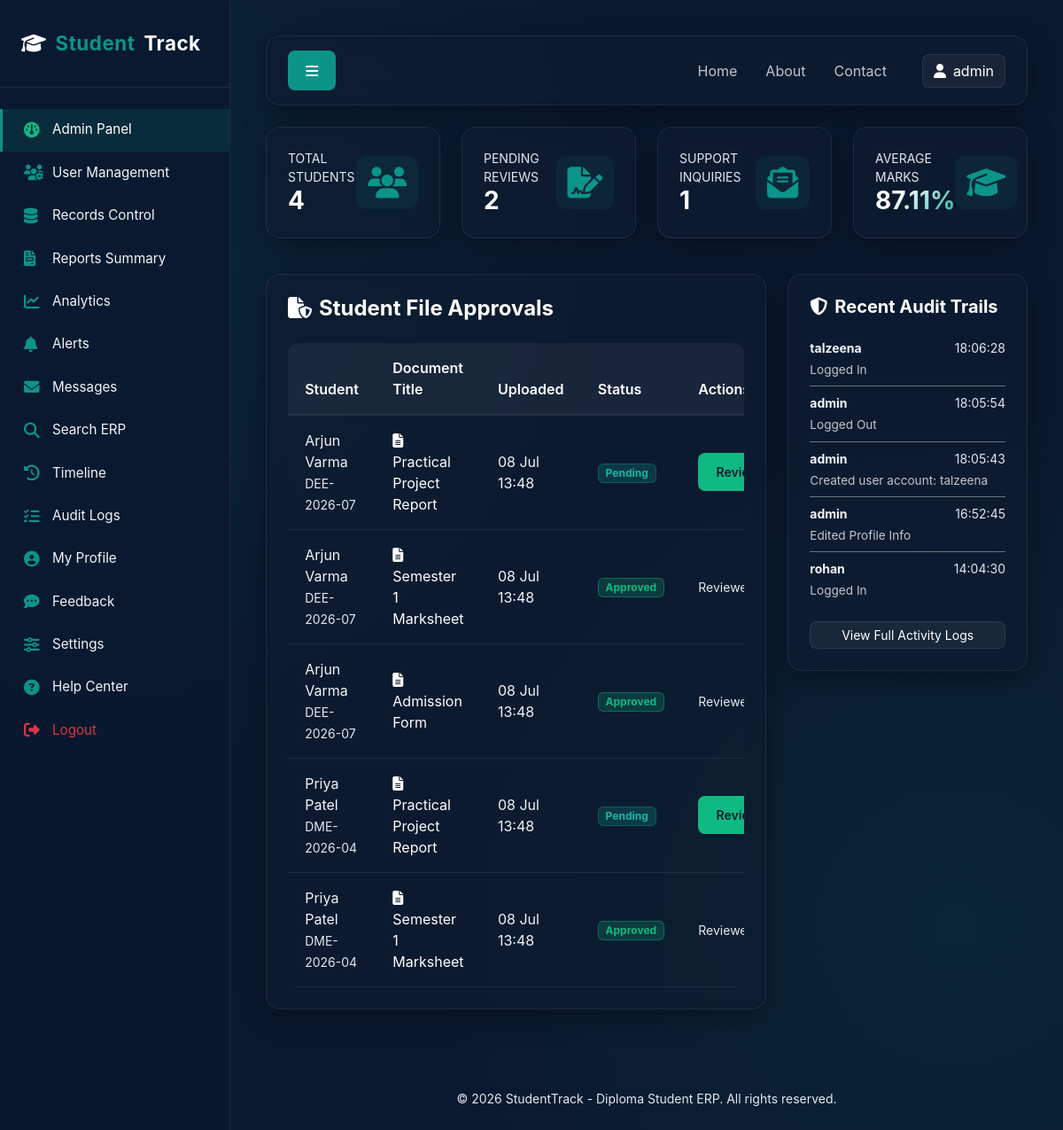
/dashboard/admin/ (signed in), run on the app's committed database.
### erp/models.py (models this page shows, shortened)
class DocumentUpload(models.Model):
    STATUS_CHOICES = [
        ('Pending', 'Pending'),
        ('Approved', 'Approved'),
        ('Rejected', 'Rejected'),
    ]
    student = models.ForeignKey(User, on_delete=models.CASCADE, related_name='documents')
    title = models.CharField(max_length=200)
    file = models.FileField(upload_to='student_docs/')
    uploaded_at = models.DateTimeField(auto_now_add=True)
    status = models.CharField(max_length=20, choices=STATUS_CHOICES, default='Pending')
    feedback = models.TextField(blank=True)

class UserProfile(models.Model):
    ROLE_CHOICES = [
        ('admin', 'Administrator'),
        ('student', 'Student User'),
    ]
    COURSE_CHOICES = [
        ('Diploma in Computer Science', 'Diploma in Computer Science'),
        ('Diploma in Mechanical Engineering', 'Diploma in Mechanical Engineering'),
        ('Diploma in Electrical Engineering', 'Diploma in Electrical Engineering'),
        ('Diploma in Civil Engineering', 'Diploma in Civil Engineering'),
        ('Diploma in Electronics Engineering', 'Diploma in Electronics Engineering'),
        ('Diploma in Automobile Engineering', 'Diploma in Automobile Engineering'),
    ]
    user = models.OneToOneField(User, on_delete=models.CASCADE, related_name='profile')
    role = models.CharField(max_length=20, choices=ROLE_CHOICES, default='student')
    roll_number = models.CharField(max_length=50, unique=True, null=True, blank=True)
    course = models.CharField(max_length=100, choices=COURSE_CHOICES, null=True, blank=True)
    phone = models.CharField(max_length=20, null=True, blank=True)
    bio = models.TextField(null=True, blank=True)
    profile_pic = models.ImageField(upload_to='profile_pics/', null=True, blank=True)

class ActivityLog(models.Model):
    user = models.ForeignKey(User, null=True, on_delete=models.SET_NULL, related_name='activity_logs')
    action = models.CharField(max_length=255)
    timestamp = models.DateTimeField(auto_now_add=True)
    ip_address = models.CharField(max_length=50, null=True, blank=True)

### erp/views.py (the view)
# urls.py: path('dashboard/admin/', views.admin_dashboard, name='admin_dashboard'),
@login_required
@admin_required
def admin_dashboard(request):
    total_students = UserProfile.objects.filter(role='student').count()
    total_uploads = DocumentUpload.objects.count()
    pending_uploads = DocumentUpload.objects.filter(status='Pending').count()
    total_messages = Message.objects.filter(is_read=False).count()
    all_records = StudentRecord.objects.all()
    avg_marks = all_records.aggregate(Avg('marks_obtained'))['marks_obtained__avg'] or 0
    avg_attendance = all_records.aggregate(Avg('attendance_percentage'))['attendance_percentage__avg'] or 0
    recent_students = User.objects.filter(profile__role='student').order_by('-date_joined')[:5]
    recent_uploads = DocumentUpload.objects.order_by('-uploaded_at')[:5]
    recent_logs = ActivityLog.objects.order_by('-timestamp')[:5]
    context = {
        'total_students': total_students,
        'total_uploads': total_uploads,
        'pending_uploads': pending_uploads,
        'total_messages': total_messages,
        'avg_marks': round(avg_marks, 2),
        'avg_attendance': round(avg_attendance, 2),
        'recent_students': recent_students,
        'recent_uploads': recent_uploads,
        'recent_logs': recent_logs
    }
    return render(request, 'erp/dashboard_admin.html', context)

### erp/templates/erp/dashboard_admin.html (shortened to what this page needs)
{% extends 'erp/base.html' %}
{% block content %}
<div class="row mb-4">
    <div class="col-md-3 mb-3">
        <div class="glass-card stat-box h-100">
            <div>
                <span class="text-muted d-block text-uppercase small font-weight-bold">Total Students</span>
                <h3 class="fw-bold mb-0 text-gradient">{{ total_students }}</h3>
            </div>
            <div class="stat-icon"><i class="fa-solid fa-users"></i></div>
        </div>
    </div>
    <div class="col-md-3 mb-3">
        <div class="glass-card stat-box h-100">
            <div>
                <span class="text-muted d-block text-uppercase small font-weight-bold">Pending Reviews</span>
                <h3 class="fw-bold mb-0 text-gradient text-warning">{{ pending_uploads }}</h3>
            </div>
            <div class="stat-icon"><i class="fa-solid fa-file-signature"></i></div>
        </div>
    </div>
    <div class="col-md-3 mb-3">
        <div class="glass-card stat-box h-100">
            <div>
                <span class="text-muted d-block text-uppercase small font-weight-bold">Support Inquiries</span>
                <h3 class="fw-bold mb-0 text-gradient">{{ total_messages }}</h3>
            </div>
            <div class="stat-icon"><i class="fa-solid fa-envelope-open-text"></i></div>
        </div>
    </div>
    <div class="col-md-3 mb-3">
        <div class="glass-card stat-box h-100">
            <div>
                <span class="text-muted d-block text-uppercase small font-weight-bold">Average Marks</span>
                <h3 class="fw-bold mb-0 text-gradient text-success">{{ avg_marks }}%</h3>
            </div>
            <div class="stat-icon"><i class="fa-solid fa-graduation-cap"></i></div>
        </div>
    </div>
</div>
<div class="row">
    <div class="col-lg-8 mb-4">
        <div class="glass-card p-4">
            <h4 class="fw-bold mb-4"><i class="fa-solid fa-file-shield me-2 text-teal"></i>Student File Approvals</h4>
            <div class="table-responsive-glass">
                <table class="table table-glass">
                    <thead>
                        <tr>
                            <th>Student</th>
                            <th>Document Title</th>
                            <th>Uploaded</th>
                            <th>Status</th>
                            <th>Actions</th>
                        </tr>
                    </thead>
                    <tbody>
                        {% for doc in recent_uploads %}
                        <tr>
                            <td>
                                <div>{{ doc.student.get_full_name|default:doc.student.username }}</div>
                                <small class="text-muted">{{ doc.student.profile.roll_number }}</small>
                            </td>
                            <td>
                                <a href="{{ doc.file.url }}" target="_blank" class="text-white text-decoration-none">
                                    <i class="fa-solid fa-file-lines text-teal me-2"></i>{{ doc.title }}
                                </a>
                            </td>
                            <td>{{ doc.uploaded_at|date:"d M H:i" }}</td>
                            <td>
                                <span class="badge {% if doc.status == 'Approved' %}badge-accent{% elif doc.status == 'Rejected' %}badge-danger-glass{% else %}badge-teal{% endif %}">
                                    {{ doc.status }}
                                </span>
                            </td>
                            <td>
                                {% if doc.status == 'Pending' %}
                                    <button class="btn btn-accent btn-sm" data-bs-toggle="modal" data-bs-target="#actionModal{{ doc.id }}">Review</button>
                                {% else %}
                                    <small class="text-muted">Reviewed</small>
                                {% endif %}
                            </td>
                        </tr>
                        {% empty %}
                        <tr>
                            <td colspan="5" class="text-center text-muted py-4">No student document submissions found.</td>
                        </tr>
                        {% endfor %}
                    </tbody>
                </table>
            </div>
        </div>
    </div>
    <div class="col-lg-4 mb-4">
        <div class="glass-card p-4">
            <h5 class="fw-bold mb-3"><i class="fa-solid fa-shield-halved me-2 text-teal"></i>Recent Audit Trails</h5>
            <div class="list-group list-group-flush bg-transparent">
                {% for log in recent_logs %}
                <div class="list-group-item bg-transparent text-white border-secondary px-0 py-2">
                    <div class="d-flex justify-content-between">
                        <small class="fw-bold text-teal-hover">{{ log.user.username|default:"Anonymous" }}</small>
                        <small class="text-muted">{{ log.timestamp|date:"H:i:s" }}</small>
                    </div>
                    <div style="font-size: 0.85rem;" class="text-white opacity-75 mt-1">{{ log.action }}</div>
                </div>
                {% empty %}
                <p class="text-muted text-center py-4">No system activities logged yet.</p>
                {% endfor %}
            </div>
            <a href="{% url 'activity_logs' %}" class="btn btn-glass w-100 btn-sm mt-3">View Full Activity Logs</a>
        </div>
    </div>
</div>
{% endblock %}

### erp/templates/erp/base.html (shortened to what this page needs)
{% load static %}
<!DOCTYPE html>
<html lang="en">
<head>
    <link href="https://cdn.jsdelivr.net/npm/bootstrap@5.3.0/dist/css/bootstrap.min.css" rel="stylesheet">
    <link href="https://cdnjs.cloudflare.com/ajax/libs/font-awesome/6.4.0/css/all.min.css" rel="stylesheet">
    <link rel="stylesheet" href="{% static 'erp/css/theme.css' %}">
</head>
<body>
    <div id="wrapper">
        {% if user.is_authenticated %}
        <nav id="sidebar">
            <div class="sidebar-header">
                <a href="{% url 'dashboard' %}" class="sidebar-brand">
                    <i class="fa-solid fa-graduation-cap text-teal"></i>
                    <span>Student</span>Track
                </a>
            </div>
            <ul class="components-nav">
                {% if user.profile.role == 'admin' %}
                    <li class="{% if request.resolver_match.url_name == 'admin_dashboard' %}active{% endif %}">
                        <a href="{% url 'admin_dashboard' %}"><i class="fa-solid fa-gauge"></i> Admin Panel</a>
                    </li>
                    <li class="{% if request.resolver_match.url_name == 'user_management' %}active{% endif %}">
                        <a href="{% url 'user_management' %}"><i class="fa-solid fa-users-cog"></i> User Management</a>
                    </li>
                    <li class="{% if request.resolver_match.url_name == 'data_management' %}active{% endif %}">
                        <a href="{% url 'data_management' %}"><i class="fa-solid fa-database"></i> Records Control</a>
                    </li>
                {% endif %}
                <li class="{% if request.resolver_match.url_name == 'reports' %}active{% endif %}">
                    <a href="{% url 'reports' %}"><i class="fa-solid fa-file-invoice"></i> Reports Summary</a>
                </li>
                <li class="{% if request.resolver_match.url_name == 'analytics' %}active{% endif %}">
                    <a href="{% url 'analytics' %}"><i class="fa-solid fa-chart-line"></i> Analytics</a>
                </li>
                <li class="{% if request.resolver_match.url_name == 'notifications' %}active{% endif %}">
                    <a href="{% url 'notifications' %}"><i class="fa-solid fa-bell"></i> Alerts</a>
                </li>
                <li class="{% if request.resolver_match.url_name == 'messages' %}active{% endif %}">
                    <a href="{% url 'messages' %}"><i class="fa-solid fa-envelope"></i> Messages</a>
                </li>
                <li class="{% if request.resolver_match.url_name == 'search' %}active{% endif %}">
                    <a href="{% url 'search' %}"><i class="fa-solid fa-search"></i> Search ERP</a>
                </li>
                <li class="{% if request.resolver_match.url_name == 'history' %}active{% endif %}">
                    <a href="{% url 'history' %}"><i class="fa-solid fa-clock-rotate-left"></i> Timeline</a>
                </li>
                <li class="{% if request.resolver_match.url_name == 'activity_logs' %}active{% endif %}">
                    <a href="{% url 'activity_logs' %}"><i class="fa-solid fa-list-check"></i> Audit Logs</a>
                </li>
                <li class="{% if request.resolver_match.url_name == 'profile' %}active{% endif %}">
                    <a href="{% url 'profile' %}"><i class="fa-solid fa-user-circle"></i> My Profile</a>
                </li>
                <li class="{% if request.resolver_match.url_name == 'feedback' %}active{% endif %}">
                    <a href="{% url 'feedback' %}"><i class="fa-solid fa-comment-dots"></i> Feedback</a>
                </li>
                <li class="{% if request.resolver_match.url_name == 'settings' %}active{% endif %}">
                    <a href="{% url 'settings' %}"><i class="fa-solid fa-sliders"></i> Settings</a>
                </li>
                <li class="{% if request.resolver_match.url_name == 'help_center' %}active{% endif %}">
                    <a href="{% url 'help_center' %}"><i class="fa-solid fa-question-circle"></i> Help Center</a>
                </li>
                <li>
                    <a href="{% url 'logout' %}" class="text-danger"><i class="fa-solid fa-sign-out-alt text-danger"></i> Logout</a>
                </li>
            </ul>
        </nav>
        {% endif %}
        <div id="content" class="w-100">
            <nav class="navbar navbar-expand-lg glass-card py-3 px-4 mb-4">
                <div class="container-fluid p-0">
                    {% if user.is_authenticated %}
                    <button type="button" id="sidebarCollapse" class="btn btn-teal me-3">
                        <i class="fa-solid fa-bars"></i>
                    </button>
                    {% else %}
                    <a href="{% url 'home' %}" class="navbar-brand text-white fw-bold me-auto">
                        <i class="fa-solid fa-graduation-cap text-teal me-2"></i>StudentTrack
                    </a>
                    {% endif %}
                    <div class="collapse navbar-collapse d-none d-lg-flex justify-content-end" id="navbarContent">
                        <ul class="navbar-nav align-items-center gap-3">
                            <li class="nav-item">
                                <a href="{% url 'home' %}" class="nav-link text-white opacity-75">Home</a>
                            </li>
                            <li class="nav-item">
                                <a href="{% url 'about' %}" class="nav-link text-white opacity-75">About</a>
                            </li>
                            <li class="nav-item mb-0">
                                <a href="{% url 'contact' %}" class="nav-link text-white opacity-75 me-3">Contact</a>
                            </li>
                            {% if user.is_authenticated %}
                            <li class="nav-item dropdown">
                                <a class="btn btn-glass d-flex align-items-center gap-2" href="{% url 'profile' %}">
                                    {% if user.profile.profile_pic %}
                                        <img src="{{ user.profile.profile_pic.url }}" alt="avatar" class="rounded-circle" style="width: 25px; height: 25px; object-fit: cover;">
                                    {% else %}
                                        <i class="fa-solid fa-user text-teal"></i>
                                    {% endif %}
                                    <span>{{ user.username }}</span>
                                </a>
                            </li>
                            {% endif %}
                        </ul>
                    </div>
                </div>
            </nav>
            <div class="container-fluid p-0">
                {% block content %}{% endblock %}
            </div>
            <footer class="mt-5 text-center text-muted py-3">
                <small>&copy; 2026 StudentTrack - Diploma Student ERP. All rights reserved.</small>
            </footer>
        </div>
    </div>
</body>
</html>

### data on the page
DocumentUpload: student.get_full_name "Arjun Varma", student.profile.roll_number "DEE-2026-07", title "Practical Project Report", uploaded_at "08 Jul 13:48", status "Pending"
DocumentUpload: student.get_full_name "Arjun Varma", student.profile.roll_number "DEE-2026-07", title "Semester 1 Marksheet", uploaded_at "08 Jul 13:48", status "Approved", shows "Reviewed"
DocumentUpload: student.get_full_name "Arjun Varma", student.profile.roll_number "DEE-2026-07", title "Admission Form", uploaded_at "08 Jul 13:48", status "Approved", shows "Reviewed"
DocumentUpload: student.get_full_name "Priya Patel", student.profile.roll_number "DME-2026-04", title "Practical Project Report", uploaded_at "08 Jul 13:48", status "Pending"
DocumentUpload: student.get_full_name "Priya Patel", student.profile.roll_number "DME-2026-04", title "Semester 1 Marksheet", uploaded_at "08 Jul 13:48", status "Approved", shows "Reviewed"
ActivityLog: user.username "talzeena", timestamp "18:06:28", action "Logged In"
ActivityLog: user.username "admin", timestamp "18:05:54", action "Logged Out"
ActivityLog: user.username "admin", timestamp "18:05:43", action "Created user account: talzeena"
ActivityLog: user.username "admin", timestamp "16:52:45", action "Edited Profile Info"
ActivityLog: user.username "rohan", timestamp "14:04:30", action "Logged In"

### other printed values
{{ user.username }} "admin"
{{ total_students }} "4"
{{ pending_uploads }} "2"
{{ total_messages }} "1"
{{ avg_marks }} "87.11"
